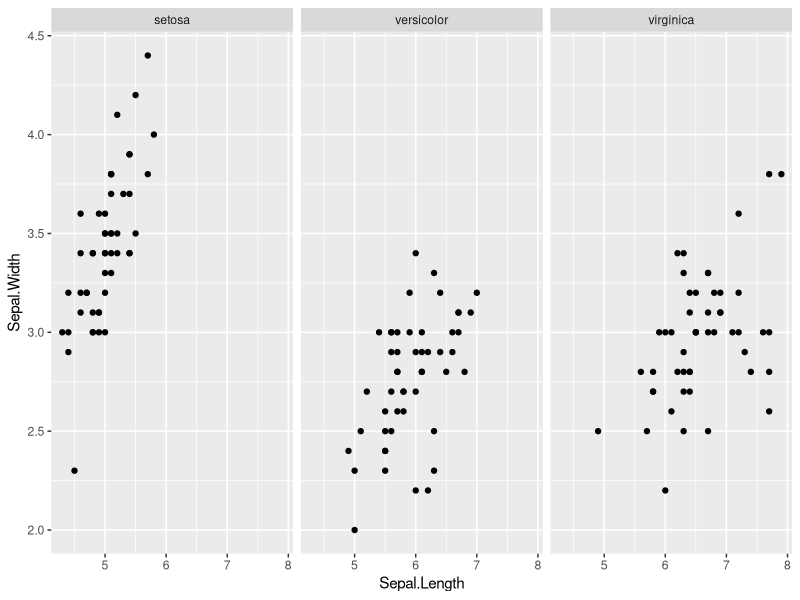

Write R code to recreate this figure.
## ---- chunk 1
attach(iris)
library(ggplot2)
library(plyr)

## ---- chunk 2
p <- ggplot(iris, aes(Sepal.Length, Sepal.Width))
p + geom_point() + facet_grid(. ~ Species)
